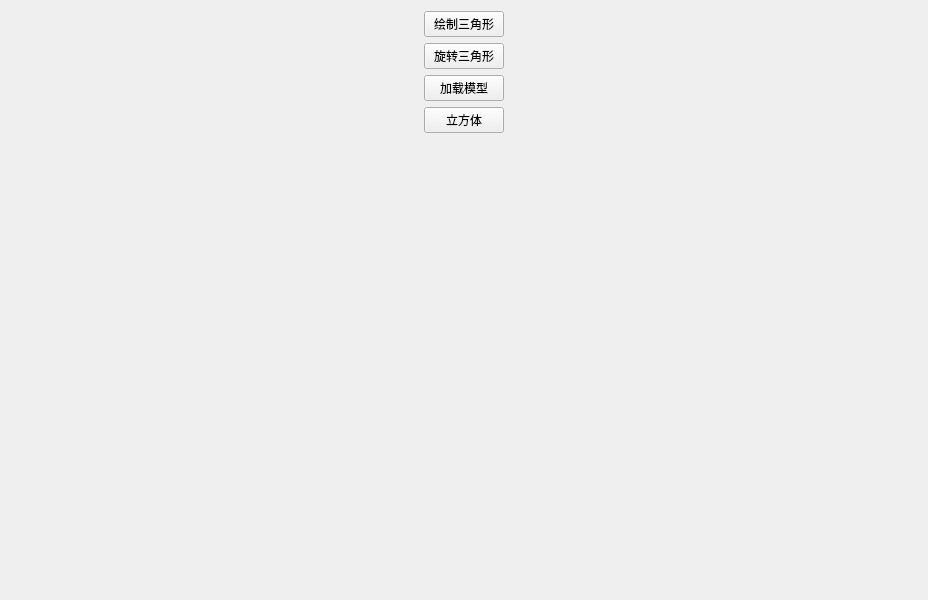
<?xml version="1.0" encoding="UTF-8"?>
<ui version="4.0">
 <class>Widget</class>
 <widget class="QWidget" name="Widget">
  <property name="geometry">
   <rect>
    <x>0</x>
    <y>0</y>
    <width>928</width>
    <height>600</height>
   </rect>
  </property>
  <property name="windowTitle">
   <string>Widget</string>
  </property>
  <layout class="QGridLayout" name="gridLayout_2">
   <item row="0" column="0" rowspan="7">
    <layout class="QGridLayout" name="gridLayout"/>
   </item>
   <item row="2" column="1">
    <widget class="QPushButton" name="btn_loadobj">
     <property name="sizePolicy">
      <sizepolicy hsizetype="Fixed" vsizetype="Fixed">
       <horstretch>0</horstretch>
       <verstretch>0</verstretch>
      </sizepolicy>
     </property>
     <property name="text">
      <string>加载模型</string>
     </property>
    </widget>
   </item>
   <item row="1" column="1">
    <widget class="QPushButton" name="btn_rotate">
     <property name="sizePolicy">
      <sizepolicy hsizetype="Fixed" vsizetype="Fixed">
       <horstretch>0</horstretch>
       <verstretch>0</verstretch>
      </sizepolicy>
     </property>
     <property name="text">
      <string>旋转三角形</string>
     </property>
    </widget>
   </item>
   <item row="0" column="1">
    <widget class="QPushButton" name="btn_draw">
     <property name="sizePolicy">
      <sizepolicy hsizetype="Fixed" vsizetype="Fixed">
       <horstretch>0</horstretch>
       <verstretch>0</verstretch>
      </sizepolicy>
     </property>
     <property name="text">
      <string>绘制三角形</string>
     </property>
    </widget>
   </item>
   <item row="3" column="1">
    <widget class="QPushButton" name="btn_cube">
     <property name="text">
      <string>立方体</string>
     </property>
    </widget>
   </item>
  </layout>
 </widget>
 <resources/>
 <connections/>
</ui>
